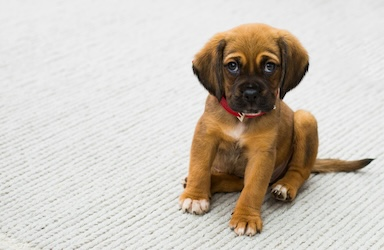
#> input picture test_image.jpg, 384 x 250 px
$ python -i CSNA2Printer.py   (imports and definitions only)
#> lines starting #> are read from the running program, lines starting #| are printed output that depends on the picture
#> further down, picture is the input picture: PIL image 384x250 RGB; mean R, G, B 204.3, 196.7, 187.4
import serial
import time
from PIL import Image
import numpy as np


class CSNA2Printer:
    def __init__(self, port="/dev/ttyS0", baudrate=9600):
        """Initialize printer with TTL serial connection

        Args:
            port (str): Serial port name
            baudrate (int): Baud rate for serial communication (default 115200)
        """
        self.serial = serial.Serial(
            port=port,
            baudrate=baudrate,
            bytesize=serial.EIGHTBITS,
            parity=serial.PARITY_NONE,
            stopbits=serial.STOPBITS_ONE
        )
        time.sleep(2)  # Wait for printer to initialize

    # [41 lines left out: functions reset, set_print_mode, set_line_spacing, print_text, not called in this run]

    def print_bitmap(self, image):
        """Print image using 'Print raster bit image' command in Normal Mode"""
        # Ensure image is in mode 1 (binary)
        if image.mode != '1':
            img = image.convert('1')
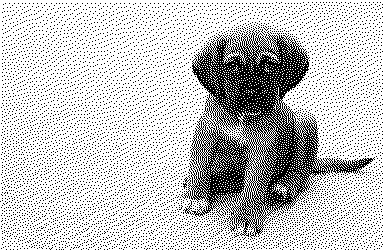
#> img: PIL image 384x250 1; 77.6% white; black in thin lines or dots
        else:
            img = image.copy()

        # Determine printer dimensions
        printer_width = 384  # Fixed printer width in pixels
        max_height = 2000    # Set a reasonable max height (adjust as needed)

        # Calculate scale ratio to fit within printer width and max height
        scale_width_ratio = printer_width / float(img.size[0])
#> scale_width_ratio = 1
        new_height = int(float(img.size[1]) * scale_width_ratio)
#> new_height = 250

        # If the scaled height exceeds max height, scale down further
        if new_height > max_height:
            scale_height_ratio = max_height / float(new_height)
            new_width = int(printer_width * scale_height_ratio)
            img = img.resize((new_width, max_height), Image.LANCZOS)
        else:
            img = img.resize((printer_width, new_height), Image.LANCZOS)

        # Convert image to binary array
        img_bin = np.array(img, dtype=np.uint8)
#> img_bin: shape (250, 384); values 0 (black) and 1 (white), 77.6% white; black in thin lines or dots

        # Set raster bit image parameters
        bytes_per_row = img.width // 8
#> bytes_per_row = 48
        xL = bytes_per_row & 0xFF
#> xL = 48
        xH = (bytes_per_row >> 8) & 0xFF
#> xH = 0
        yL = img.height & 0xFF
#> yL = 250
        yH = (img.height >> 8) & 0xFF
#> yH = 0

        # Send GS v 0 m xL xH yL yH command (Normal mode: m=0)
        self.serial.write(bytes([0x1D, 0x76, 0x30, 0x00, xL, xH, yL, yH]))

        # Process image row by row
        for y in range(img.height):
            row_data = []
            for x in range(bytes_per_row):
                byte = 0
                for bit in range(8):
                    pixel_x = x * 8 + bit
                    if pixel_x < img.width and img_bin[y, pixel_x] == 0:  # Black pixel
                        byte |= (1 << (7 - bit))
                row_data.append(byte)

            # Send row data
            self.serial.write(bytes(row_data))

        # Line feed after the image
        self.serial.write(bytes([0x0A]))
        time.sleep(0.1)

    # [22 lines left out: functions set_text_size, feed, cut_paper, not called in this run]

    def close(self):
        """Close serial connection"""
        self.serial.close()

>>> from PIL import Image
>>> picture = Image.open('test_image.jpg')
>>> result = CSNA2Printer().print_bitmap(picture)
